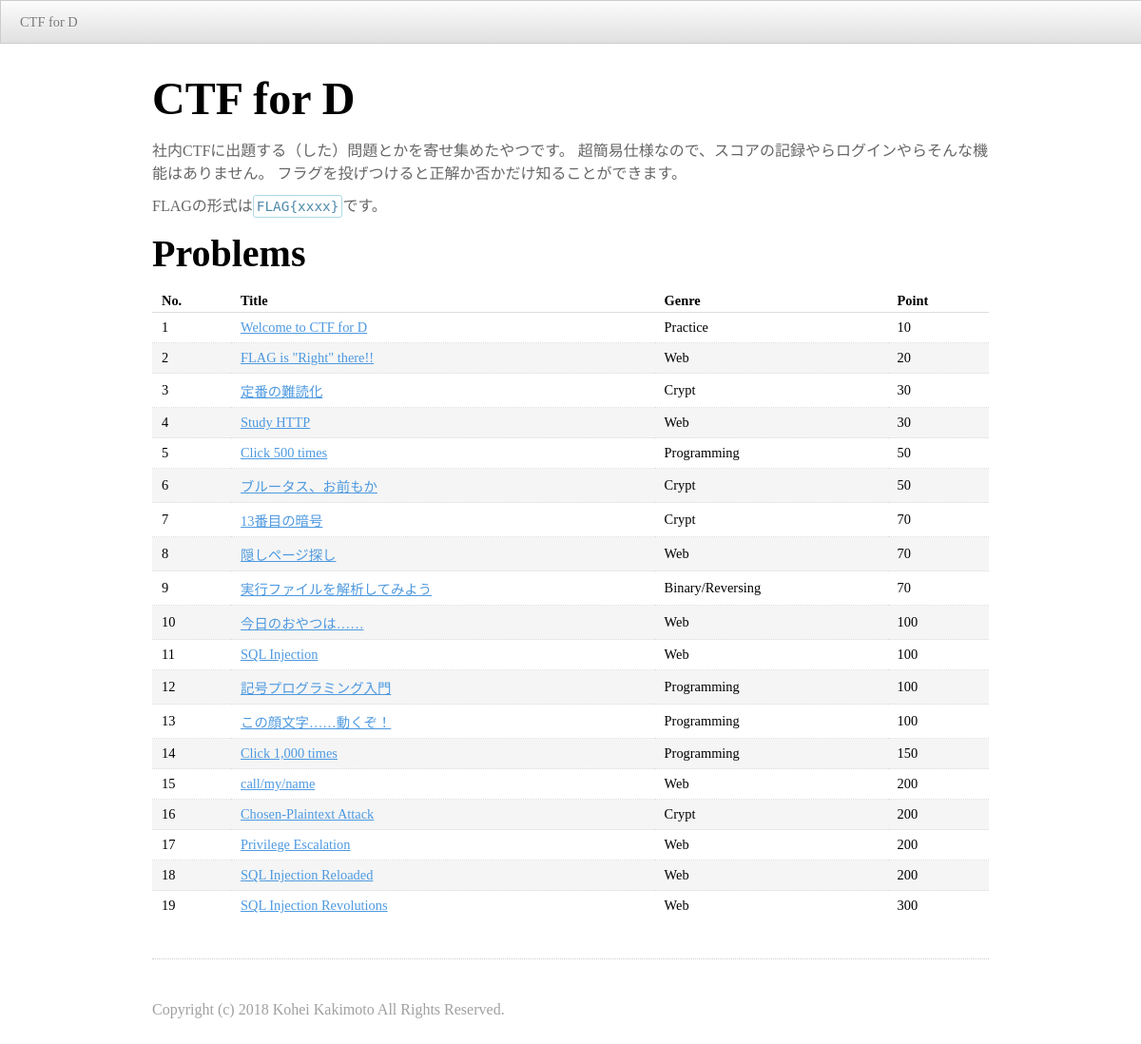
The page / on the database its author committed.
### tables this page shows
CREATE TABLE problems (
    id INTEGER AUTO_INCREMENT PRIMARY KEY,
    unique_name VARCHAR(32) NOT NULL UNIQUE,
    title VARCHAR(256) NOT NULL,
    genre_id INTEGER,
    point INTEGER,
    flag VARCHAR(256) NOT NULL,
    FOREIGN KEY (genre_id) REFERENCES genres (id)
);

CREATE TABLE genres (
    id INTEGER PRIMARY KEY,
    name VARCHAR(64) NOT NULL UNIQUE
);

### html/common/includes/Problems.class.php (called while the page is built, shortened)
<?php
class Problems {
    private $pdo;
    public function find_all() {
        $query = 'SELECT P.id problem_no, P.unique_name unique_name, P.title title, G.name genre_name, P.point point FROM problems P INNER JOIN genres G ON P.genre_id = G.id ORDER BY P.id';
        try {
            $statement = $this->pdo->prepare($query);
            $statement->execute();
            $problems = $statement->fetchAll();
            return $problems;
        } catch(PDOException $e) {
            error_log('PDOException in Problems#find_all: ' . $e->getMessage());
            return array();
        }
    }
    private function establish_connection() {
        try {
            $this->pdo = new PDO(
                'mysql:host=db;dbname=' . MYSQL_SYSTEM_DB,
                'root',
                MYSQL_ROOT_PASSWORD,
                array(
                    PDO::ATTR_PERSISTENT => true,
                    PDO::ATTR_EMULATE_PREPARES => false,
                    PDO::ATTR_DEFAULT_FETCH_MODE => PDO::FETCH_ASSOC
                )
            );
        } catch(PDOException $e) {
            error_log('PDOException in Problems#establish_connection: ' . $e->getMessage());
            $this->pdo = null;
        }
    }
}
?>

### html/index.php (the view, shortened to what this page needs)
<?php
require('./common/includes/Problems.class.php');
$problems = (new Problems())->find_all();
?>
<!DOCTYPE html>
<html>
    <head>
        <link rel="stylesheet" type="text/css" href="/common/kickstart_lite/css/kickstart.css" media="all" />
        <link rel="stylesheet" type="text/css" href="/common/stylesheets/main.css" />
    </head>
    <body>
        <ul class="menu" id="navigation">
            <li><a href="/">CTF for D</a></li>
        </ul>
        <div id="container">
            <h1>CTF for D</h1>
            <p>
                社内CTFに出題する（した）問題とかを寄せ集めたやつです。
                超簡易仕様なので、スコアの記録やらログインやらそんな機能はありません。
                フラグを投げつけると正解か否かだけ知ることができます。
            </p>
            <p>
                FLAGの形式は<code>FLAG{xxxx}</code>です。
            </p>
            <h2>Problems</h2>
            <table class="striped">
                <thead>
                    <tr>
                        <th>No.</th>
                        <th>Title</th>
                        <th>Genre</th>
                        <th>Point</th>
                    </tr>
                </thead>
<?php
foreach($problems as $problem) {
    echo '<tr>';
    echo '<td>' . htmlspecialchars($problem['problem_no']) . '</td>';
    echo '<td><a href="/' . htmlspecialchars($problem['unique_name']) . '/">' . htmlspecialchars($problem['title']) . '</a></td>';
    echo '<td>' . htmlspecialchars($problem['genre_name']) . '</td>';
    echo '<td>' . htmlspecialchars($problem['point']) . '</td>';
}
?>
            </table>
            <hr />
            <p class="copyright">Copyright (c) 2018 Kohei Kakimoto All Rights Reserved.</p>
        </div>
    </body>
</html>

### html/common/kickstart_lite/css/kickstart.css (style rules this page uses)
a { color:#4D99E0;outline:0; }
hr { clear:both;border-bottom:0;border-top:1px dotted #ccc;border-right:0;border-left:0;margin:30px 0;min-height: 0px;height:1px; }
h1,h2,h3,h4,h5,h6 { font-weight:bold; line-height:140%; }
h1 { font-size:3em; margin:10px 0 10px 0; }
h2 { font-size:2.5em; margin:10px 0 10px 0; }
p { line-height:150%; color:#666; margin:10px 0; }
ul, ol { padding:0; margin:0 0 20px 25px; }
li { padding:5px 0; margin:0; }
code { font-family: Consolas, "Andale Mono WT", "Andale Mono", "Lucida Console", "Lucida Sans Typewriter", "DejaVu Sans Mono", "Bitstream Vera Sans Mono", "Liberation Mono", "Nimbus Mono L", Monaco, "Courier New", Courier, monospace; font-size:0.9em; border:1px solid lightblue; padding:3px; -moz-border-radius:3px; -webkit-border-radius:3px; border-radius:3px; color:#518BAB; }
table { width:100%;margin:0 0 10px 0;text-align:left;border-collapse: collapse; }
thead, tbody { margin:0;padding:0; }
th, td { padding:7px 10px;font-size:0.9em;border-bottom:1px dotted #ddd;text-align:left; }
thead th { font-size:0.9em;padding:3px 10px;border-bottom:1px solid #ddd; }
tbody tr.last th, tbody tr.last td { border-bottom:0; }
table.striped tr.alt { background:#f5f5f5; }
table.striped thead th { background:#fff; }

### html/common/stylesheets/main.css (style rules this page uses)
body { margin: 0; }
#navigation { position: fixed; top: 0; left: 0; width: 100%; }
#container { margin: 0px 100px; padding: 60px; }
.copyright { margin-top: 40px; color: #a0a0a0; }

### html/common/kickstart_lite/css/kickstart-forms.css (style rules this page uses)
input[type="text"], textarea, button, a.button, a, input[type="file"] { -moz-transition: -moz-box-shadow 0.5s, border 0.5s, background 0.5s; -webkit-transition: -webkit-box-shadow 0.5s, border 0.5s, background 0.5s; -o-transition: box-shadow 0.5s, border 0.5s, background 0.5s; transition: box-shadow 0.5s, border 0.5s, background 0.5s; }

### html/common/kickstart_lite/css/kickstart-menus.css (style rules this page uses)
.menu { margin:0;padding:0;line-height:100%; font-size:0; position:relative;z-index:1000; }
.menu:after { clear:both;content:' ';display:block;font-size:0;line-height:0;visibility:hidden;width:0;height:0 }
.menu li { margin:0;padding:0;list-style-type:none;display:inline-block;*display:inline;position:relative;zoom:1;line-height:inherit; top:0;left:0;font-size:16px; }
.menu li a { margin:0;padding:0;display:block;display:inline;display:inline-block;position:relative;zoom:1;line-height:100%;top:0;left:0; }
.menu { border:1px solid #ccc; text-shadow:0px 1px 1px #fff; background: #eee; background: -moz-linear-gradient(top, rgba(252,252,252,1) 0%, rgba(224,224,224,1) 100%); background: -webkit-gradient(linear, left top, left bottom, color-stop(0%,rgba(252,252,252,1)), color-stop(100%,rgba(224,224,224,1))); background: -webkit-linear-gradient(top, rgba(252,252,252,1) 0%,rgba(224,224,224,1) 100%); background: -o-linear-gradient(top, rgba(252,252,252,1) 0%,rgba(224,224,224,1) 100%); background: linear-gradient(top, rgba(252,252,252,1) 0%,rgba(224,224,224,1) 100%); z-index:600; }
.menu li a { padding:15px 20px; text-decoration:none; font-size:0.9em; color: #777; }

### rows shown on the page
problems: id "1", title "Welcome to CTF for D", genre.name "Practice", point "10"
problems: id "2", title "FLAG is \"Right\" there!!", genre.name "Web", point "20"
problems: id "3", title "定番の難読化", genre.name "Crypt", point "30"
problems: id "4", title "Study HTTP", genre.name "Web", point "30"
problems: id "5", title "Click 500 times", genre.name "Programming", point "50"
problems: id "6", title "ブルータス、お前もか", genre.name "Crypt", point "50"
problems: id "7", title "13番目の暗号", genre.name "Crypt", point "70"
problems: id "8", title "隠しページ探し", genre.name "Web", point "70"
problems: id "9", title "実行ファイルを解析してみよう", genre.name "Binary/Reversing", point "70"
problems: id "10", title "今日のおやつは……", genre.name "Web", point "100"
problems: id "11", title "SQL Injection", genre.name "Web", point "100"
problems: id "12", title "記号プログラミング入門", genre.name "Programming", point "100"
problems: id "13", title "この顔文字……動くぞ！", genre.name "Programming", point "100"
problems: id "14", title "Click 1,000 times", genre.name "Programming", point "150"
problems: id "15", title "call/my/name", genre.name "Web", point "200"
problems: id "16", title "Chosen-Plaintext Attack", genre.name "Crypt", point "200"
problems: id "17", title "Privilege Escalation", genre.name "Web", point "200"
problems: id "18", title "SQL Injection Reloaded", genre.name "Web", point "200"
problems: id "19", title "SQL Injection Revolutions", genre.name "Web", point "300"
